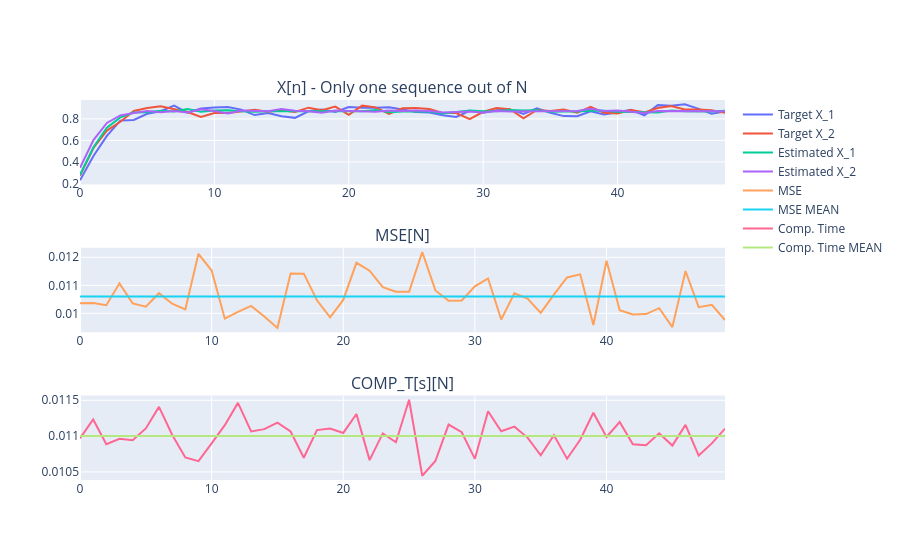

Notebook code cell kept with this figure:
### Code cell
KNetFig = make_subplots(rows=3, cols=1, subplot_titles=("X[n] - Only one sequence out of N", "MSE[N]", "COMP_T[s][N]"))

KNetFig.append_trace(go.Scatter(x=np.arange(test_target.detach().size(2)),y=test_target.detach().numpy()[0,0,0:-1], name = 'Target X_1'), row=1, col=1)
KNetFig.append_trace(go.Scatter(x=np.arange(test_target.detach().size(2)),y=test_target.detach().numpy()[0,1,0:-1], name = 'Target X_2'), row=1, col=1)
if SELECTED_MODEL == 1:
    KNetFig.append_trace(go.Scatter(x=np.arange(knet_out.detach().size(2)),y=test_target.detach().numpy()[0,2,0:-1], name = 'Target X_3'), row=1, col=1)
KNetFig.append_trace(go.Scatter(x=np.arange(knet_out.detach().size(2)),y=knet_out.detach().numpy()[0,0,0:-1], name = 'Estimated X_1'), row=1, col=1)
KNetFig.append_trace(go.Scatter(x=np.arange(knet_out.detach().size(2)),y=knet_out.detach().numpy()[0,1,0:-1], name = 'Estimated X_2'), row=1, col=1)
if SELECTED_MODEL == 1:
    KNetFig.append_trace(go.Scatter(x=np.arange(knet_out.detach().size(2)),y=knet_out.detach().numpy()[0,2,0:-1], name = 'Estimated X_3'), row=1, col=1)

KNetFig.append_trace(go.Scatter(x=np.arange(len(test_data_synt)), y=test_data_synt['MSE KalmanNet'], name='MSE'), row=2, col=1)
KNetFig.append_trace(go.Scatter(x=np.arange(len(test_data_synt)), y=np.linspace(test_data_synt.mean()['MSE KalmanNet'], test_data_synt.mean()['MSE KalmanNet'], len(test_data_synt)), name = 'MSE MEAN'), row=2, col=1)

KNetFig.append_trace(go.Scatter(x=np.arange(len(test_data_synt)), y=test_data_synt['Computational Time KalmanNet [s]'], name='Comp. Time'), row=3, col=1)
KNetFig.append_trace(go.Scatter(x=np.arange(len(test_data_synt)), y=np.linspace(test_data_synt.mean()['Computational Time KalmanNet [s]'], test_data_synt.mean()['Computational Time KalmanNet [s]'], len(test_data_synt)), name = 'Comp. Time MEAN'), row=3, col=1)

KNetFig.show()
if SELECTED_MODEL == 1:
    Lorentz = make_subplots(rows=1, cols=1, subplot_titles=("A sample plot of the test data", "A sample plot of the filtered data"))
    Lorentz.append_trace(go.Scatter(x = test_target.detach().numpy()[0,0,0:-1], y= test_target.detach().numpy()[0,2,0:-1]), row=1, col=1)
    Lorentz.append_trace(go.Scatter(x = knet_out.detach().numpy()[0,0,0:-1], y= knet_out.detach().numpy()[0,2,0:-1]), row=1, col=1)
    
    Lorentz.show()

### Figure 1 — Plotly figure (JSON) as saved in the notebook; plotly's stock layout.template omitted (floating-point values rounded to 4 significant figures)
{"data": [{"name": "Target X_1", "type": "scatter", "x": [0, 1, 2, 3, 4, 5, 6, 7, 8, 9, 10, 11, 12, 13, 14, 15, 16, 17, 18, 19, 20, 21, 22, 23, 24, 25, 26, 27, 28, 29, 30, 31, 32, 33, 34, 35, 36, 37, 38, 39, 40, 41, 42, 43, 44, 45, 46, 47, 48, 49], "xaxis": "x", "y": [0.2304, 0.4549, 0.6418, 0.784, 0.7895, 0.8475, 0.8705, 0.924, 0.8573, 0.8962, 0.905, 0.9093, 0.886, 0.8354, 0.8544, 0.824, 0.8096, 0.8709, 0.8875, 0.8637, 0.9096, 0.9024, 0.9025, 0.9071, 0.8865, 0.8644, 0.8581, 0.8331, 0.8182, 0.8747, 0.857, 0.8804, 0.8881, 0.8464, 0.8977, 0.8575, 0.8258, 0.8253, 0.8703, 0.8401, 0.8621, 0.8835, 0.8329, 0.9276, 0.9211, 0.9362, 0.8951, 0.8478, 0.8697], "yaxis": "y"}, {"name": "Target X_2", "type": "scatter", "x": [0, 1, 2, 3, 4, 5, 6, 7, 8, 9, 10, 11, 12, 13, 14, 15, 16, 17, 18, 19, 20, 21, 22, 23, 24, 25, 26, 27, 28, 29, 30, 31, 32, 33, 34, 35, 36, 37, 38, 39, 40, 41, 42, 43, 44, 45, 46, 47, 48, 49], "xaxis": "x", "y": [0.273, 0.5299, 0.6916, 0.7734, 0.8742, 0.9003, 0.9178, 0.8895, 0.8639, 0.817, 0.8544, 0.8551, 0.8704, 0.8858, 0.8673, 0.8811, 0.8642, 0.9043, 0.8804, 0.9137, 0.837, 0.9229, 0.9071, 0.8467, 0.8979, 0.8999, 0.8921, 0.854, 0.8548, 0.7967, 0.8659, 0.9, 0.8895, 0.8057, 0.8827, 0.8736, 0.8879, 0.8582, 0.9107, 0.8559, 0.8506, 0.8812, 0.8606, 0.9007, 0.9203, 0.8876, 0.888, 0.8812, 0.8578], "yaxis": "y"}, {"name": "Estimated X_1", "type": "scatter", "x": [0, 1, 2, 3, 4, 5, 6, 7, 8, 9, 10, 11, 12, 13, 14, 15, 16, 17, 18, 19, 20, 21, 22, 23, 24, 25, 26, 27, 28, 29, 30, 31, 32, 33, 34, 35, 36, 37, 38, 39, 40, 41, 42, 43, 44, 45, 46, 47, 48, 49], "xaxis": "x", "y": [0.2798, 0.5361, 0.7181, 0.8139, 0.8593, 0.8608, 0.8754, 0.869, 0.8905, 0.8654, 0.8784, 0.8795, 0.8708, 0.8655, 0.8714, 0.8717, 0.8711, 0.872, 0.8663, 0.8707, 0.8692, 0.8709, 0.8817, 0.8619, 0.8697, 0.8676, 0.8679, 0.851, 0.8632, 0.8782, 0.8707, 0.8708, 0.8829, 0.8773, 0.8808, 0.8668, 0.8696, 0.8688, 0.8756, 0.8765, 0.8651, 0.86, 0.8612, 0.8594, 0.8777, 0.871, 0.8688, 0.869, 0.8761], "yaxis": "y"}, {"name": "Estimated X_2", "type": "scatter", "x": [0, 1, 2, 3, 4, 5, 6, 7, 8, 9, 10, 11, 12, 13, 14, 15, 16, 17, 18, 19, 20, 21, 22, 23, 24, 25, 26, 27, 28, 29, 30, 31, 32, 33, 34, 35, 36, 37, 38, 39, 40, 41, 42, 43, 44, 45, 46, 47, 48, 49], "xaxis": "x", "y": [0.3454, 0.6027, 0.7618, 0.8315, 0.8547, 0.8731, 0.8624, 0.8736, 0.8602, 0.89, 0.8739, 0.8505, 0.8776, 0.8774, 0.8709, 0.8928, 0.8756, 0.8704, 0.8579, 0.8773, 0.8751, 0.8673, 0.867, 0.8772, 0.8728, 0.8773, 0.8727, 0.8587, 0.8665, 0.8676, 0.8588, 0.8732, 0.8696, 0.8714, 0.8726, 0.8697, 0.8767, 0.8739, 0.893, 0.8739, 0.8782, 0.8673, 0.8554, 0.8737, 0.8742, 0.8716, 0.8693, 0.8699, 0.8698], "yaxis": "y"}, {"name": "MSE", "type": "scatter", "x": [0, 1, 2, 3, 4, 5, 6, 7, 8, 9, 10, 11, 12, 13, 14, 15, 16, 17, 18, 19, 20, 21, 22, 23, 24, 25, 26, 27, 28, 29, 30, 31, 32, 33, 34, 35, 36, 37, 38, 39, 40, 41, 42, 43, 44, 45, 46, 47, 48, 49], "xaxis": "x2", "y": [0.01036, 0.01037, 0.01029, 0.01107, 0.01036, 0.01024, 0.01072, 0.01034, 0.01014, 0.01212, 0.01153, 0.009813, 0.01006, 0.01027, 0.009892, 0.00948, 0.01142, 0.01142, 0.01047, 0.009858, 0.01048, 0.0118, 0.01152, 0.01094, 0.01077, 0.01077, 0.01219, 0.01082, 0.01045, 0.01046, 0.01097, 0.01125, 0.009784, 0.01072, 0.01053, 0.01002, 0.01067, 0.01128, 0.01139, 0.009587, 0.01187, 0.01012, 0.009965, 0.009975, 0.01019, 0.009512, 0.01151, 0.01022, 0.01031, 0.009765], "yaxis": "y2"}, {"name": "MSE MEAN", "type": "scatter", "x": [0, 1, 2, 3, 4, 5, 6, 7, 8, 9, 10, 11, 12, 13, 14, 15, 16, 17, 18, 19, 20, 21, 22, 23, 24, 25, 26, 27, 28, 29, 30, 31, 32, 33, 34, 35, 36, 37, 38, 39, 40, 41, 42, 43, 44, 45, 46, 47, 48, 49], "xaxis": "x2", "y": [0.0106, 0.0106, 0.0106, 0.0106, 0.0106, 0.0106, 0.0106, 0.0106, 0.0106, 0.0106, 0.0106, 0.0106, 0.0106, 0.0106, 0.0106, 0.0106, 0.0106, 0.0106, 0.0106, 0.0106, 0.0106, 0.0106, 0.0106, 0.0106, 0.0106, 0.0106, 0.0106, 0.0106, 0.0106, 0.0106, 0.0106, 0.0106, 0.0106, 0.0106, 0.0106, 0.0106, 0.0106, 0.0106, 0.0106, 0.0106, 0.0106, 0.0106, 0.0106, 0.0106, 0.0106, 0.0106, 0.0106, 0.0106, 0.0106, 0.0106], "yaxis": "y2"}, {"name": "Comp. Time", "type": "scatter", "x": [0, 1, 2, 3, 4, 5, 6, 7, 8, 9, 10, 11, 12, 13, 14, 15, 16, 17, 18, 19, 20, 21, 22, 23, 24, 25, 26, 27, 28, 29, 30, 31, 32, 33, 34, 35, 36, 37, 38, 39, 40, 41, 42, 43, 44, 45, 46, 47, 48, 49], "xaxis": "x3", "y": [0.01097, 0.01123, 0.01089, 0.01096, 0.01094, 0.01111, 0.01141, 0.01102, 0.0107, 0.01065, 0.0109, 0.01115, 0.01146, 0.01107, 0.0111, 0.01119, 0.01106, 0.0107, 0.01108, 0.01111, 0.01104, 0.01131, 0.01066, 0.01104, 0.01092, 0.01151, 0.01045, 0.01065, 0.01116, 0.01105, 0.01068, 0.01135, 0.01107, 0.01113, 0.01098, 0.01073, 0.01101, 0.01068, 0.01095, 0.01133, 0.01099, 0.0112, 0.01089, 0.01087, 0.01104, 0.01087, 0.01116, 0.01073, 0.0109, 0.0111], "yaxis": "y3"}, {"name": "Comp. Time MEAN", "type": "scatter", "x": [0, 1, 2, 3, 4, 5, 6, 7, 8, 9, 10, 11, 12, 13, 14, 15, 16, 17, 18, 19, 20, 21, 22, 23, 24, 25, 26, 27, 28, 29, 30, 31, 32, 33, 34, 35, 36, 37, 38, 39, 40, 41, 42, 43, 44, 45, 46, 47, 48, 49], "xaxis": "x3", "y": [0.011, 0.011, 0.011, 0.011, 0.011, 0.011, 0.011, 0.011, 0.011, 0.011, 0.011, 0.011, 0.011, 0.011, 0.011, 0.011, 0.011, 0.011, 0.011, 0.011, 0.011, 0.011, 0.011, 0.011, 0.011, 0.011, 0.011, 0.011, 0.011, 0.011, 0.011, 0.011, 0.011, 0.011, 0.011, 0.011, 0.011, 0.011, 0.011, 0.011, 0.011, 0.011, 0.011, 0.011, 0.011, 0.011, 0.011, 0.011, 0.011, 0.011], "yaxis": "y3"}], "layout": {"annotations": [{"font": {"size": 16}, "showarrow": false, "text": "X[n] - Only one sequence out of N", "x": 0.5, "xanchor": "center", "xref": "paper", "y": 1, "yanchor": "bottom", "yref": "paper"}, {"font": {"size": 16}, "showarrow": false, "text": "MSE[N]", "x": 0.5, "xanchor": "center", "xref": "paper", "y": 0.6111, "yanchor": "bottom", "yref": "paper"}, {"font": {"size": 16}, "showarrow": false, "text": "COMP_T[s][N]", "x": 0.5, "xanchor": "center", "xref": "paper", "y": 0.2222, "yanchor": "bottom", "yref": "paper"}], "xaxis": {"anchor": "y", "domain": [0, 1]}, "xaxis2": {"anchor": "y2", "domain": [0, 1]}, "xaxis3": {"anchor": "y3", "domain": [0, 1]}, "yaxis": {"anchor": "x", "domain": [0.7778, 1]}, "yaxis2": {"anchor": "x2", "domain": [0.3889, 0.6111]}, "yaxis3": {"anchor": "x3", "domain": [0, 0.2222]}}}
